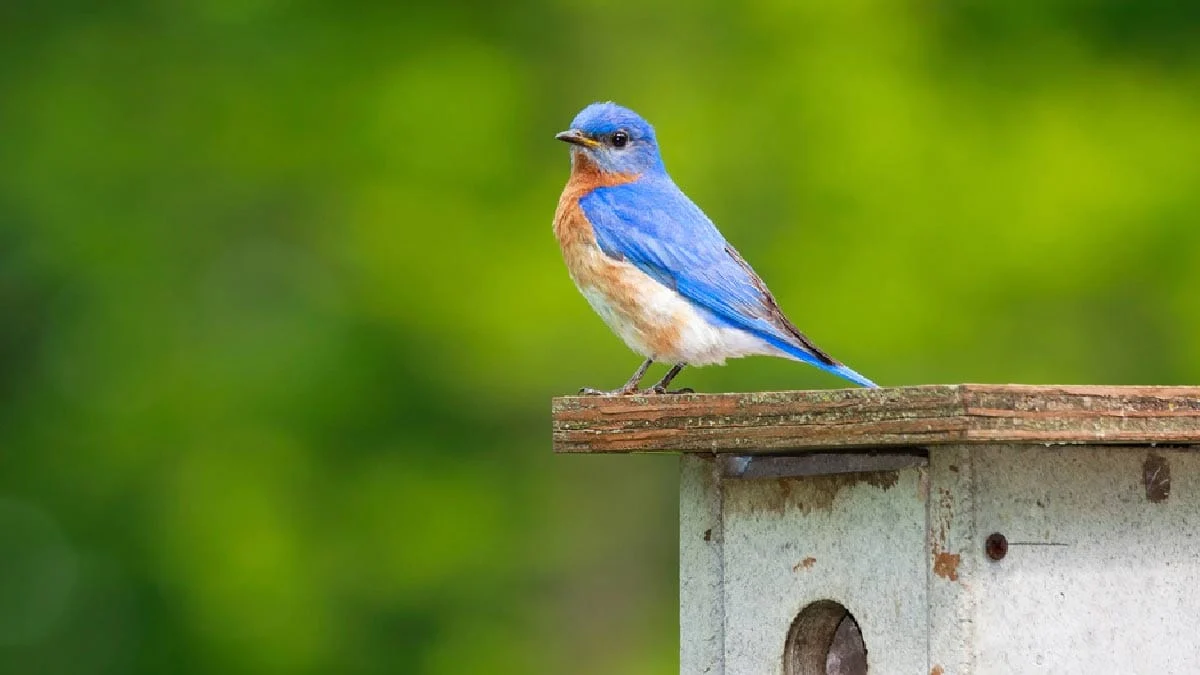
#> input picture Computer Science - Paul G. Allen School/Undergraduate Major/CSE455 Computer Vision/slides/02_Python and Numpy Basics/image17.png, 1200 x 675 px
$ jupyter execute 02_Numpy_Tutorial.ipynb   (shell and % lines are left out)
#> lines starting #> are read from the running program, lines starting #| are printed output that depends on the picture
\* This tutorial was originally from the class CS131 at Stanford.

# Numpy/Python Review

### Python

Easy to pick, programmer-friendly language.

"Python is an interpreted language, which can save you considerable time during program development because no compilation and linking is necessary. The interpreter can be used interactively, which makes it easy to experiment with features of the language, to write throw-away programs, or to test functions during bottom-up program development. It is also a handy desk calculator." -  [Python Tutorial](https://docs.python.org/3/tutorial/appetite.html)

Basics:
* Coming from C/C++? Use indentations for code blocks instead of braces.
* Python is dynamically typed, no need to declare variables along with their data types.
* Python is interpretable, and code can be excuted line-by-line - use this to debug!

Tips:
* [Python reference docs](https://docs.python.org/3/reference/index.html) are great! Official documentation is your best friend.
* Python tutorial available on [course webpage](http://vision.stanford.edu/teaching/cs131_fall2223/).

References:
1. [Wikipedia](https://en.wikipedia.org/wiki/Python_(programming_language))
2. [Official Python Tutorial](https://docs.python.org/3/tutorial/index.html)

[cell 1]
# help?

help(print)
# help(range)
# help(len)

[cell 2]
dir(list)[::-1]

$Question:$ In scientific computing, we would need vector and matrices operations very frequently. How does it look like using python list?

[cell 3]
a = [2, 0, 2, 4]
b = [0, 4, 0, 5]

[cell 4]
a + b   # Nope!

[cell 5]
# Loop
c = []
for i in range(len(a)):
    c.append(a[i]+b[i])
c

[cell 6]
# Loop (one line)
c = [a[i]+b[i] for i in range(len(a))]
c

### Numpy

**So you want to learn about numpy?**

Numpy is an important library for anyone wanting to work with large scale datasets in Python.  Numpy arrays provide value because they are easier and faster to manipulate than traditional python lists.

### Why use numpy arrays instead of Python lists?

1. Saves you time as a programmer: when using lists, you have to use loops to apply a function to each element of an array.  In numpy, all common mathematical computations can be vectorized.  This leads to a much faster runtime, as well as fewer lines of code.

2. Under the hood, numpy arrays use less memory, and are constrained to a single data type, which enables faster execution.

### Let's get started!

[cell 7]
#It's a common convention to abbreviate numpy as np
import numpy as np

### Creating a Numpy Array
There are many ways to create a numpy array.  In general, the options are
- converting other Python data structures to np.array format
- numpy functions that create new arrays (i.e. np.ones, np.zeros, np.arange)
- reading files from disk (in this class, mostly images)

Note that unlike lists, you can't create an empty numpy array

[cell 8]
# create a 1 dimensional array from a list: [1,2,3,4,5]
print("1 dimensional: ")
x = np.array([1,2,3,4,5])
print("Shape: ", x.shape)
x

[cell 9]
# Create a 2-d array from multiple lists:
    # first row = [1,2,3,4,5]
    # second row = [6,7,8,9,10]
print("2 dimensional: ")
y = np.array([[1,2,3,4,5], [6,7,8,9,10]])
print("Shape: ", y.shape)
y

[cell 10]
# you can create an array of any dimensions using np.zeros
z = np.zeros((3, 3))
z

[cell 11]
#other handy things
identity = np.identity(3) # also np.eye()
print(identity)

ones = np.ones((2,2))
print(ones)

### Array attributes

Every numpy array is a grid of elements of the same type. Numpy provides a large set of numeric datatypes that you can use to construct arrays. Numpy tries to guess a datatype when you create an array, but functions that construct arrays usually also include an optional argument to explicitly specify the datatype. Take a look at the attributes associated with a numpy array, and then we'll explore how numpy arrays determine their type.

[cell 12]
print(identity.shape) #returns tuple of dimensions
print(identity.size) # returns total number of elements
print(identity.dtype) #the default dtype is float64

[cell 13]
x = np.array([1, 2])  # Let numpy choose the datatype
y = np.array([1, 2.0])  # Let numpy choose the datatype
z = np.array([1, 2], dtype=np.int32)  # Force a particular datatype

print(x.dtype, y.dtype, z.dtype)

### Accessing elements

Numpy offers several ways to index into arrays. When arrays are one dimensional, indexing works just like lists. When arrays are 2 or more dimensional, you specify an index for each dimension:

`value = array[row_index, col_index]`

[cell 14]
# Create a 2-dimensional array (matrix)
# [[ 1  2  3]
#  [ 4  5  6]]
a = np.array([[1,2,3],[4,5,6]])
print(a)

# Access the 3 with array indexing
a_3 = a[0,2]
print("expecting 3, got: ", a_3)

# Access the 4 with array indexing
a_4 = a[1,0]
print("expecting 4, got: ", a_4)

Slicing: Similar to Python lists, numpy arrays can be sliced. Since arrays may be multidimensional, you must specify a slice for each dimension of the array. Recall how slicing works in lists:

[cell 15]
# Recall list slicing:
l = [0,1,2,3,4]

print(l)
print("All elements of l: ", l[:])
print("All after 2nd element: ", l[2:])
print("All before 2nd element: ", l[:2])
print("All between 1st and 3rd element exclusive: ", l[1:3])

Now let's try slicing in two dimensions!

[cell 16]
print(a)

[cell 17]
print("a = \n", a)

# Access the 0th row of a:
a_row0 = a[0]
print("0th row expecting [1,2,3], got: ", a_row0)

# Access the 0th column of a
a_col0 = a[:, 0]
print("0th column expecting [1,4], got: ", a_col0)

Exercise:

[cell 18]
# TODO: Create the following rank 2 array with shape (4, 4)
# [[ 1,  2,  3,  4]
#  [ 5,  6,  7,  8]
#  [ 9, 10, 11, 12]
#  [13, 14, 15, 16]]

# HINT: if you want to take a fancy shortcut, use np.arange() to create this matrix

b = np.arange(1,17).reshape(4,4)
print(b)

[cell 19]
# TODO: use slicing to pull out the middle two rows
b_rows = b[1:3, :]
print("middle two rows: \n", b_rows)

# TODO: use slicing to pull out the middle two columns
b_cols = b[:, 1:3]
print("middle two columns: \n", b_cols)

# TODO: use slicing to pull out only the middle two rows and middle two columns,
# meaning a (2,2) array:
# [[6 7]
#  [10 11]]
b_center = b[1:3, 1:3]
print("center two columns and two rows: \n", b_center)

A slice of an array is a view into the same data, so modifying it will modify the original array.

[cell 20]
# [[ 1  2  3]
#  [ 4  5  6]]
a = np.array([[1,2,3],[4,5,6]])
print("original a = \n", a)

a_row0 = a[0,:]
a_row0[1] = 100 # a_row0[1] is the same piece of data as a[0, 1]

print("new a = \n", a)

### Matrix Operations
Numpy makes it easy to do matrix operations on arrays, like multiply, invert, etc. Basic mathematical functions operate elementwise on arrays, and are available both as operator overloads and as functions in the numpy module

[cell 21]
x = np.array([[1,2],[3,4]], dtype=np.float64)
y = np.array([[5,6],[7,8]], dtype=np.float64)

print("x = \n", x)
print(x.dtype)
print("y = \n", y)
print(y.dtype)

[cell 22]
x+y

[cell 23]
#all arithmetic operations are applied to a matrix element-wise
print("Original x: ")
print(x)
print("\nx+1")
print(x + 1)
print("\nx*4.5")
print(4.5*x)
print("\nx/2.0")
print(x/2.0)

[cell 24]
# Elementwise sum; both produce the array
print("x = \n", x)
print("y = \n", y)
print("\nx+y:")
print(x + y)
print(np.add(x, y))

[cell 25]
# Elementwise difference; both produce the array
print("x = \n", x)
print("y = \n", y)
print("\nx-y:")
print(x - y)
print(np.subtract(x, y))

[cell 26]
# Elementwise product; both produce the array
print("x = \n", x)
print("y = \n", y)
print("\nx*y:")
print(x * y)
print(np.multiply(x, y))

[cell 27]
# Elementwise division; both produce the array
# [[ 0.2         0.33333333]
#  [ 0.42857143  0.5       ]]
print("x = \n", x)
print("y = \n", y)
print("\nx/y:")
print(x / y)
print(np.divide(x, y))

[cell 28]
# Elementwise square root; produces the array
# [[ 1.          1.41421356]
#  [ 1.73205081  2.        ]]
print("x = \n", x)
print("\nsqrt(x):")
print(np.sqrt(x))

[cell 29]
# Elementwise power; produces the array
# [[ 1.          1.41421356]
#  [ 1.73205081  2.        ]]
print("x = \n", x)
print("\nx^2:")
print(np.power(x,2))

[cell 30]
# Will this multiplication operator do elementwise multiplication or matrix multiplication?
x*y

Exercise:

Let's practice these operations!

Given arrays x and y, write array z as a function of x and y: z[0] = x[0] - y[0], and z[1] = x[1] - y[1]. Use numpy operations!

Hint: think about how the 2 equations may be written with vector operations (such as those above), and that will translate cleanly to numpy

[cell 31]
# TODO
x = np.array([1,3])
y = np.array([2,5])
z = np.array([-1,-2])

z_computed = x - y
print("Your answer: ", z_computed)
print("Expecting: ", z)
if z.all() == z_computed.all():
    print("Correct!")
else:
    print("Try thinking of a numpy function above with x and y that gets you equivalent to z")

Now, try using the numpy functions to calculate x = ((a+b)*c) - d

If you get stuck, try following the order of operations with the parenthesis and compute a+b first and verify by hand, and then proceed to (a+b)*c, and so on.

[cell 32]
a = np.array([1,3])
b = np.array([1,1])
c = np.array([2,1/2])
d = np.array([1,1])
x = np.array([3,1])

# TODO
answer = ((a+b)*c) - d

print("Your answer: ", answer)
print("Expecting: ", x)
if x.all() == answer.all():
    print("Correct!")
else:
    print("Try thinking of a which numpy functions above with a,b, and c gets you equivalent to x")

### Axis-based operations

Now that we've covered 2d indexing, there's some important numpy functions that operate on a particular axis, so let's get hands on with sum()! Many numpy operations including sum, max, argmax, mean, standard deviation operate over a chosen axis of your array.

Sum can sum all elements of the 2d array, or it can sum across each row, or sum down each column.

Axis 0 corresponds to columns, and axis 1 corresponds to rows, just like indexing. When you apply an operation like sum over axis 0, that means axis 0 is being squashed into length 1 by the sum, max, etc. operation.

[cell 33]
#numpy arrays have builtin methods to calculate summary statistics such as std. dev., mean, min, max, sum
y = np.random.random(9).reshape(3,3)
print("std:", y.std())
print("mean:", y.mean())
print("sum:", y.sum())

print()
#you can also do these operations with respect to a particular axis
print("std (rows):", y.std(axis = 1))
print("mean (rows):", y.mean(axis = 1))

[cell 34]
# Sum of an array along various axes
x = np.array([[1,2],[3,4]])
print(x)
print()
print(np.sum(x))  # Compute sum of all elements; prints "10"
print()
print(np.sum(x, axis=0))  # Compute sum of each column; prints "[4 6]"
print()
print(np.sum(x, axis=1)) # Compute sum of each row; prints "[3 7]"

[cell 35]
# Sum of a vector doesn't need to specify axis since there's only one axis
x = np.array([1,2,3])
print(x)
print(np.sum(x))

Exercise:
Your turn!

[cell 36]
# Get hands-on with sum! Guess what the output will be and then run it to confirm
x = np.array([[1,2,3],[4,5,6],[3,2,1]])
print("x = \n", x)

[cell 37]
#np.sum(x)
# TODO:
guess = np.sum(x)
print("Your guess for np.sum(x): ", guess)
print("Actual = ", np.sum(x))

[cell 38]
#np.sum(x, axis=1)
# TODO:
guess = np.sum(x, axis=1)
print("Your guess for np.sum(x, axis=1): ", guess)
print("Actual = ", np.sum(x, axis=1))

[cell 39]
#np.sum(x, axis=0)
# TODO:
guess = np.sum(x, axis=0)
print("Your guess for np.sum(x, axis=0): ", guess)
print("Actual = ", np.sum(x, axis=0))

# Demo
Imagine I want to apply the function $f(x) = x^2 + x -6$ to every emelent of an array

[cell 40]
#First let's try it with python lists
import random
random.seed(1)
h = 1000000

def func(x):
    return x**2 + x - 6

first_list = [random.randint(-10,10) for i in range(h)]
print(len(first_list))
first_list[:10]

[cell 41]
for i in range(h):
        first_list[i] = func(first_list[i])

[cell 42]
first_list[:10]

### Now let's do the same thing with numpy arrays

[cell 43]
#By default, rand returns a rnadom number in the range [0,1) - so we normalize to get the values we want
array = np.random.rand(h)
array = array*20 - 10
array = array.astype(np.int64)
print(array[:10])

[cell 44]
array = array**2 + array - 6

[cell 45]
#Check that it worked
print(array[:10])

### It's way faster!

### Some other useful manipulations
A complete list of possible array manipulations can be found here:
https://numpy.org/devdocs/reference/routines.array-manipulation.html

[cell 46]
x = [[1, 2], [3, 4]]
y = [[4, 5], [6, 7]]
np.concatenate((x,y), axis = 0)

[cell 47]
result = np.concatenate((x,y), axis = 1)
result

[cell 48]
#not an inplace operation, if you want it to persist you need to reassign the variable using =
np.transpose(result)

[cell 49]
#to invert a matrix use np.linalg.inv
x = np.array([[1,1], [1,0]])
np.linalg.inv(x)

### Numpy for Linear Algebra

#### Dot products

We'll first define vectors v and w. Recall that the dot product of two vectors is calculating by multiplying each corresponding value and then summing the result. Let's start by computing the dot product with a for loop

Exercise

[cell 50]
v = np.array([1,2,3])
w = np.array([4,5,6])

print("v = \n", v)
print("w = \n", w)
print("expected dot product = 32")

# TODO: compute dot product of v and w with a for loop
# note: length of a 1 dimensional array  = len(array) or array.shape[0]

forloop_dotproduct = 0
for a, b in zip(v, w):
    forloop_dotproduct += a * b
    pass
print(forloop_dotproduct)

[cell 51]
# TODO: compute dot product of v and w with numpy functions
# hint: addition and summation are the key operations in a dot product

np_dotproduct = np.dot(v, w)
print(np_dotproduct)

#### Matrix-vector product

We'll first define matrix M and vector v. Recall that matrix multiplication between a matrix and a vector involves computing a dot product between each row of the matrix M and the vector v.

In machine learning, M is typically a matrix of learned parameters where each row corresponds to one of the output predictions, which is a weighted sum of the input features from v. The features v change for every new example but the weights M are applied to every example in training and testing data.

[cell 52]
M = np.array([[1,2,3],[3,2,1]])
v = np.array([4,1,2])

print("M = \n", M)
print("v = \n", v)
print("Result = \n[12, 16]")

[cell 53]
# TODO: get each row of M using array slicing
M_row0 = M[0, :]
M_row1 = M[1, :]

# TODO: compute the dot product of each row of M with v
row0_dotproduct = np.dot(M_row0, v.T)
row1_dotproduct = np.dot(M_row1, v)
#np.dot(M_row0, v), np.dot(M_row1, v)
answer = np.array([row0_dotproduct, row1_dotproduct])
print("np.dot matrix product = \n", answer)

[cell 54]
# Use numpy's built in functionality to get the same result

#### Matrix-Matrix multiplication

[cell 55]
A = np.array([[1,2],[3,4]])
B = np.array([[4,3],[2,1]])

print("A = \n", A)
print("B = \n", B)

[cell 56]
upper_left = A * np.array([[1, 1],[1, 0]])
print("upper left = ", upper_left)

upper_right = np.triu(A)
print("upper right = ", upper_right)

lower_left = np.tril(A)
print("lower left = ", lower_left)

lower_right = A * np.array([[0, 1],[1, 1]])
print("lower right = ", lower_right)

[cell 57]
# Numpy matrix products:

### Broadcasting
The term broadcasting refers to how numpy treats doing arithmetic operations on arrays of different shapes.
When operating on two arrays, NumPy compares their shapes element-wise. Two dimensions are compatible when
* they are equal, or
* one of them is 1

If the dimensional are different, but one of them is 1, then numpy will apply the operation to each column on that axis

[cell 58]
x = np.array(range(5))
x = x.reshape(5, 1)
print("x is a column vector")
print()
print(x.shape)
print(x)

y = np.ones((5))
print("y is a row vector")
print(y.shape)
print(y)

[cell 59]
print(x+y)

### Real world example of why broadcasting is useful

[cell 60]
# Suppose we have a matrix where we want to normalize the rows to have mean zero
matrix = 10*np.random.rand(4,5)
matrix

[cell 61]
row_means = matrix.mean(axis = 1).reshape((4,1))
row_means

[cell 62]
matrix = matrix - row_means
print(matrix)
matrix.mean(axis = 1)

### Using boolean masks
In numpy, when you compare two arrays, you get a boolean mask as the output.  You can then use this boolean mask to grab specific values in an array.

[cell 63]
array = np.array(range(20)).reshape((4,5))
output = array > 10
output

[cell 64]
array[output]

[cell 65]
#you can combine boolean statements for more complicated operations
mask = (array < 5) | (array > 15)
mask

## Practice boolean mask problem
Given a matrix, change all of the negative values to zero

[cell 66]
matrix = 2*np.random.rand(5, 5) - 1
print(matrix)

[cell 67]
### SOLUTION ###
mask = matrix < 0
print(mask)
matrix[mask] = 0
print(matrix)

### Reshaping

[cell 68]
#when your reshape, by default you fill the new array by rows
x = np.linspace(1, 12, 6)
print(x)
x = x.reshape((3,2)) #does not reshape in place!
x

# Making Plots in Jupyter Notebook
A Matplotlib figure can be categorized into several parts as below:

**Figure:** It is a whole figure which may contain one or more than one axes (plots). You can think of a Figure as a canvas which contains plots.

**Axes:** It is what we generally think of as a plot. A Figure can contain many Axes. It contains two or three (in the case of 3D) Axis objects. Each Axes has a title, an x-label and a y-label.

**Axis:** They are the number line like objects and take care of generating the graph limits.

[cell 69]
import matplotlib.pyplot as plt

[cell 70]
x = np.arange(10)**2
print(x)
plt.plot(x)
plt.show()
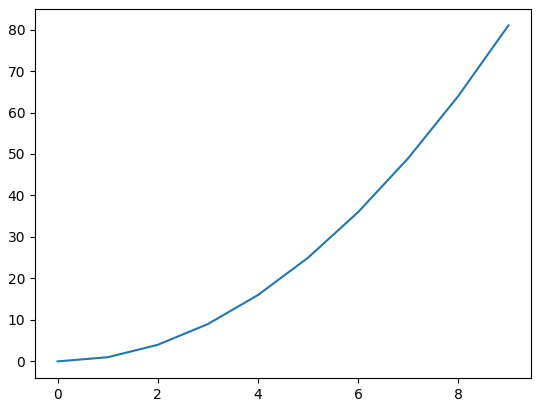
#> figure drawn by matplotlib, 1 panel; curve peaks at x = 9, y = 81

[cell 71]
plt.figure(figsize = (15,15))
plt.plot(x)
plt.title("This is a graph")
plt.xlabel("this is the x label")
plt.ylabel("this is the y label")
plt.show()
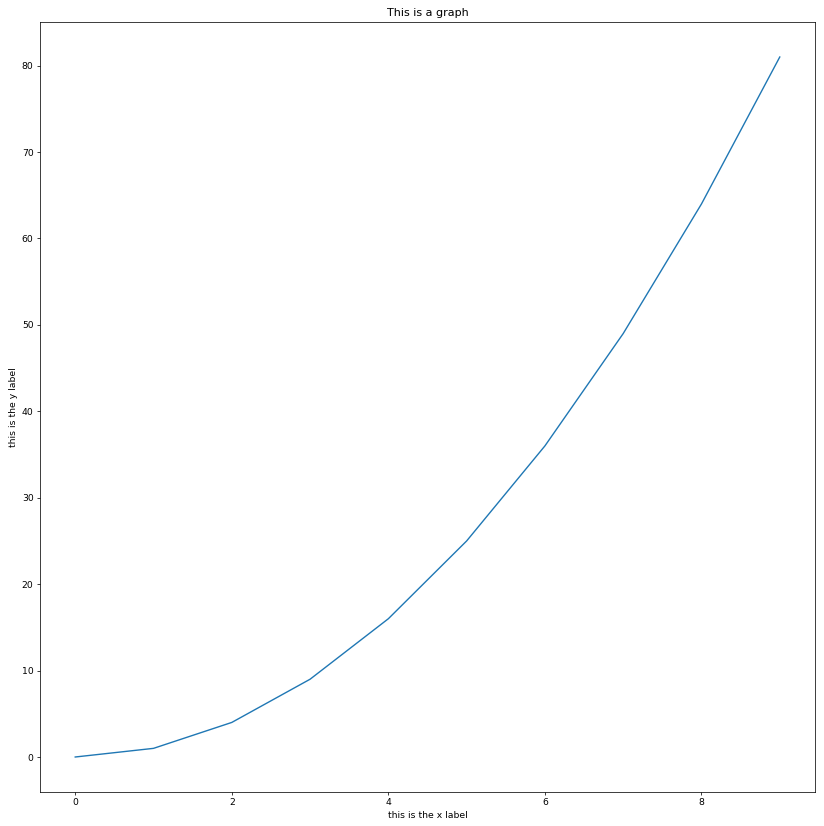
#> figure drawn by matplotlib, 1 panel; curve peaks at x = 9, y = 81

# Part 2

### Data Structures in Python
You may have noticed that it can be tricky to manipulate arrays in python because by default, python passed objects as references. In this section, we'll explain this behavior, and giving some debugging tools to use when confronted with related issues.

[cell 72]
array = np.linspace(1, 10, 10)
array

[cell 73]
dup = array
dup

[cell 74]
array[0] = 100
dup

[cell 75]
help(id)

[cell 76]
print(id(array))
print(id(dup))

### Notice that the dup and array point to the same object!
How would we fix this?

### Use the copy library, or np.array.copy
IMPORTANT: Using the slicing syntax [:] doesn't always work

[cell 77]
#slicing
array = np.linspace(1, 10, 10)
dup = array[:]
print(id(array))
print(id(dup))
array[0] = 100
dup

[cell 78]
#using copy
import copy
array = np.linspace(1, 10, 10)
dup = copy.deepcopy(array)
print(id(array))
print(id(dup))
array[0] = 100
dup

Beware of copy vs. deepcopy!

https://docs.python.org/3.6/library/copy.html

[cell 79]
#numpy arrays also have a builtin copy function
array = np.linspace(1, 10, 10)
dup = array.copy()
print(id(array))
print(id(dup))
array[0] = 100
dup

### Let's try it with multidimensional arrays

[cell 80]
def display(img):
    # Show image
    plt.figure(figsize = (5,5))
    plt.imshow(img)
    plt.axis('off')
    plt.show()

def load(image_path):
#> called with image_path = 'image17.png'
    out = io.imread(image_path)
#> out is the input picture: shape (675, 1200, 4); mean R, G, B, A 103.8, 130.2, 45.8, 255

    # Let's convert the image to be between the correct range.
    out = out.astype(np.float64) / 255
    return out

[cell 81]
from skimage import io
img = load('image17.png')
display(img)

[cell 82]
def rgb_exclusion(image, channel):
#> called with channel = 'G'
    out = image
    if channel == 'R':
        out[:, :, 0] = 0
    elif channel == 'G':
        out[:, :, 1] = 0
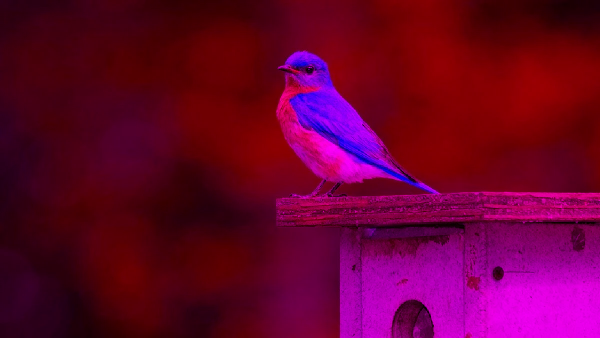
#> out: shape (675, 1200, 4) float64 (shown at 1/2 size); mean R, G, B, A 0.407, 0, 0.179, 1
    elif channel == 'B':
        out[:, :, 2] = 0

    return out

no_green = rgb_exclusion(img, 'G')
display(no_green)

display(img)

[cell 83]
img = load('image17.png')
display(img)

[cell 84]
#TODO: How to fix?
def rgb_exclusion(image, channel):
    out = image.copy()
    if channel == 'R':
        out[:, :, 0] = 0
    elif channel == 'G':
        out[:, :, 1] = 0
    elif channel == 'B':
        out[:, :, 2] = 0

    return out

no_green = rgb_exclusion(img, 'G')
display(no_green)

display(img)

### Sorting

[cell 85]
test = np.random.random(10)
print(test)
print(np.sort(test))
print(np.argsort(test))

### Linear Algebra
We can use the np.linalg module to do a lot of linear algebra stuff withpretty clean syntax.

For example, say we wanted to solve the linear system $$ Ax = b$$.

[cell 86]
A = np.array([[1, 1], [2, 1]])
b = np.array([[1], [0]])
#This function takes parameters A, b, and returns x such that Ax =b.
x = np.linalg.solve(A, b)
x

### How about more complicated stuff?
Imagine trying to find a line of best fit.

Linear regression finds the "line of best fit" by minimizing the residual sum of squares.

If we have n datapoints $\{(x_1, y_1), ... ,(x_n, y_n)\}$, the objective function takes the form
$$loss(X) = \Sigma_{i = 1}^n (y_i - f(x_i))^2$$
where $$f(x_i) = \theta_0 + \theta_1 x_1 + ... +\theta_n x_n$$

It turns out the parameters such that the loss function is minimized are given by the closed form solution

$$\theta = (X^T X)^{-1} X^T y$$

Let's see it in action!!!

[cell 87]
x = np.concatenate((np.linspace(1, 5, 10).reshape(10, 1), np.ones(10).reshape(10, 1)), axis = 1)
y = x[:,0].copy() + 2*np.random.rand(10) - 0.5
plt.scatter(x[:,0], y)
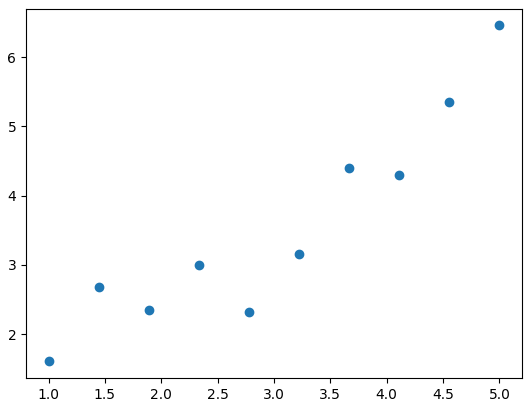
#> figure drawn by matplotlib, 1 panel

[cell 88]
theta = np.linalg.lstsq(x, y, rcond=None)[0]
print(theta)

[cell 89]
plt.scatter(x[:,0], y)
plt.plot(x[:,0], x[:,0]*theta[0] + theta[1])
